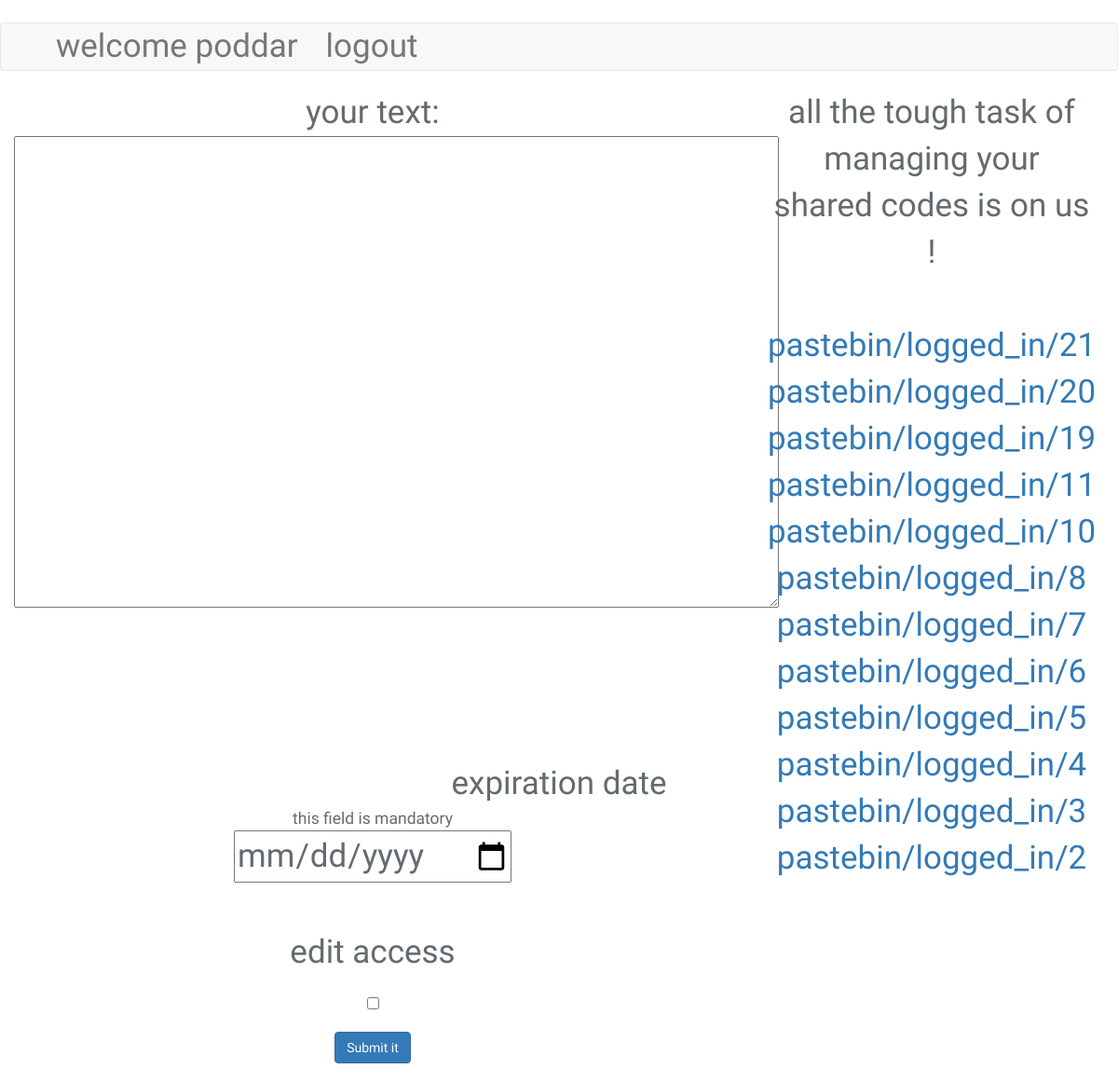
The page /pastebin/main_loggedin_page/ (signed in, lower part) on the database as committed earlier.
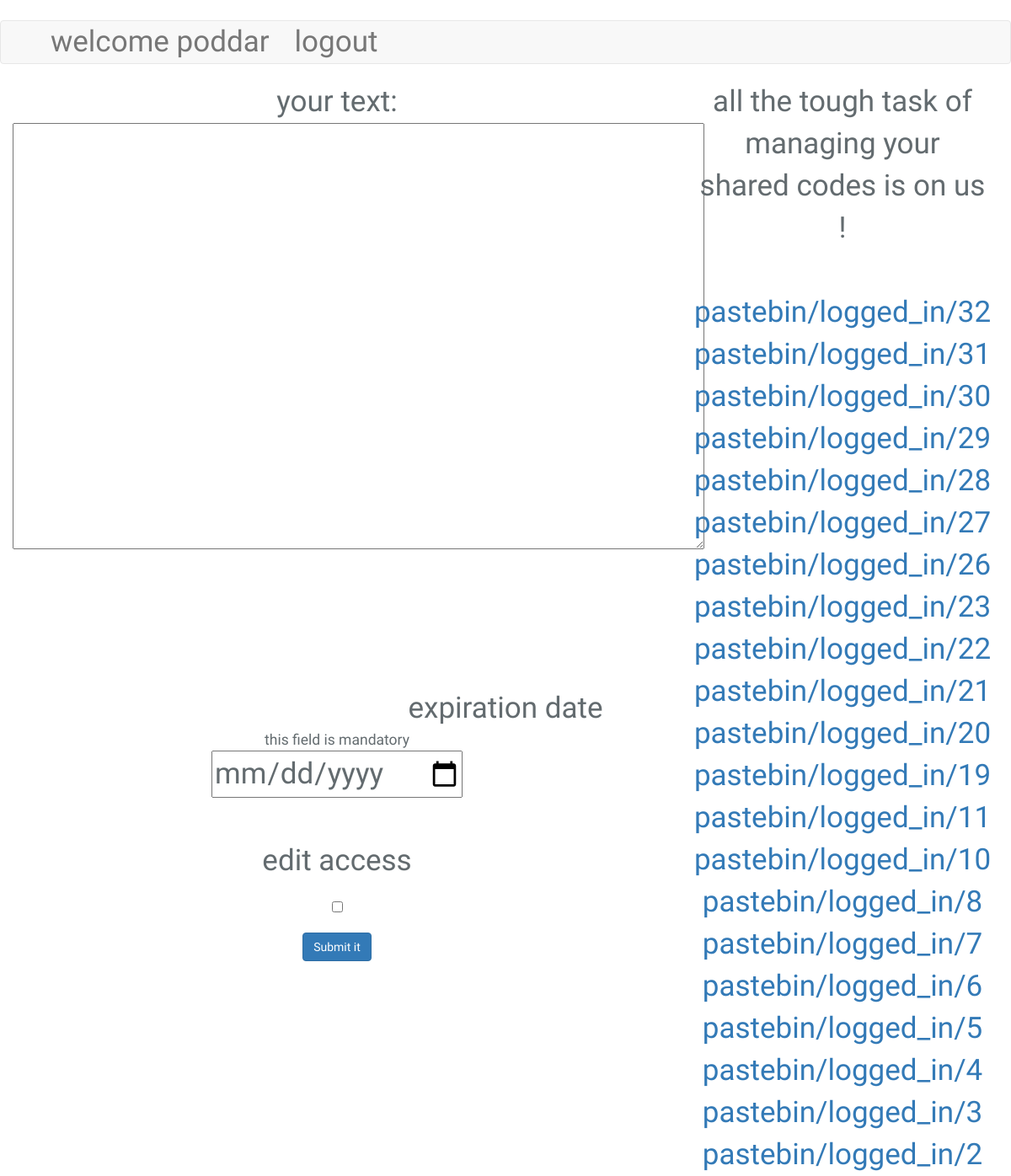
The same page on the database as committed later.
### pastebin/models.py (models this page shows)
class paste_logged_in(models.Model):
    content = models.TextField(max_length=1000000)
    url = models.AutoField(primary_key=True)
    owner=models.CharField(blank=True,max_length=60)
    expiration_date= models.DateField(blank=True, null=True)
    editable = models.BooleanField(default=False)

### pastebin/views.py (the view, shortened to what this page needs)
@login_required
def main_loggedin_page(request):
   form=input_logged_in()
   usernam=request.user.username
   var=form.save(commit=False)
   var.owner=usernam
   print(usernam)
   mypaste=paste_logged_in.objects.filter(owner=usernam)
   mypaste = sorted(mypaste,key=lambda x:x.url,reverse=True)
   return render(request,"pastebin/paste_loggedin.html",{"form":form,"username":usernam ,"mypaste":mypaste[:50],})

### pastebin/forms.py
class input_logged_in(forms.ModelForm):
    url = models.AutoField(primary_key=True)
    class Meta:
        model = paste_logged_in
        fields= '__all__'

### pastebin/templates/pastebin/paste_loggedin.html (shortened to what this page needs)
{% extends "pastebin/base.html" %}
{% block main_content %}
{% load staticfiles %}
    <body>
            <link rel="stylesheet" type="text/css" href="{% static "/pastebin/prism.css" %}">
            {% load static %}
        <nav class="navbar navbar-default" >
                <div class="container">
                <div class="collapse navbar-collapse" id="myNavbar">
                    <ul class="nav navbar-nav">
                 <li>  <a href="#!" class="active">welcome {{username}}</a>    </li>
                    <li>  <a href="{% url "pastebin:user_logout" %}" class="active">logout</a>    </li>
                 </ul>
                </div>
        </nav>
        <div class="container-fluid">
<div class="row">
  <div class="col-sm-8">
            <form class="form-horizontal" action="/pastebin/main_loggedin_page/" method="POST">
          <div style="font-family:Amethysta">  your text:<br>{{form.media}}{{form.content }}<br><br></div>
            <url:>
             <em>&nbsp;</em><br><br>
      <div class="container"  style="font-family:Amethysta">expiration date</div><div style="font-size: .5em;font-family:Amethysta">this field is mandatory</div>
             <div class="form-row">
                <input type="date" class="hide-replaced" name="date" />
            </div>
            <br>
            <div>edit access</div>
            {{form.editable}}
 <br>
                <input class="btn btn-primary" type="submit" value="Submit it">
            </form>
</div>
     <div class="col-sm-4"><div class="container-fluid" style="font-family:Amethysta">all the tough task of managing your shared codes is on us !</div>
              <br>
              {% if mypaste %}
                    {% for items in mypaste %}
                   <a href="/pastebin/logged_in/{{items.url}}"> pastebin/logged_in/{{items.url}}</a> <br>
                    {% endfor %}</div>
</div>{% else %}
<div>paste history is empty right now ! share your code with us we will take care of your links here
</div>
{% endif %}
{% endblock %}

### pastebin/templates/pastebin/base.html (shortened to what this page needs)
{% load staticfiles %}
<!DOCTYPE html>
<html lang="en">
<head>
<link rel="stylesheet" href="https://maxcdn.bootstrapcdn.com/bootstrap/3.3.7/css/bootstrap.min.css">
</head>
<link rel="stylesheet" href="https://cdnjs.cloudflare.com/ajax/libs/font-awesome/4.7.0/css/font-awesome.min.css">
<link rel="stylesheet" type="text/css" href="mystyle.css">
<link rel="stylesheet" type="text/css" href="content.css">
<link rel="stylesheet" type="text/css" href="{% static "pastebin/prism.css" %}">
</head>
<body>
        <div class="font_cool">
                <br><div class="hello">We nitikians are proud to have our personal hub for sharing codes</div><br><br>
            {% block main_content %}
    {% endblock %}
</body>
</html>

Rows that differ between the two databases and show on the page:
added paste_logged_in: url "32"
added paste_logged_in: url "31"
added paste_logged_in: url "30"
added paste_logged_in: url "29"
added paste_logged_in: url "28"
added paste_logged_in: url "27"
added paste_logged_in: url "26"
added paste_logged_in: url "23"
added paste_logged_in: url "22"
